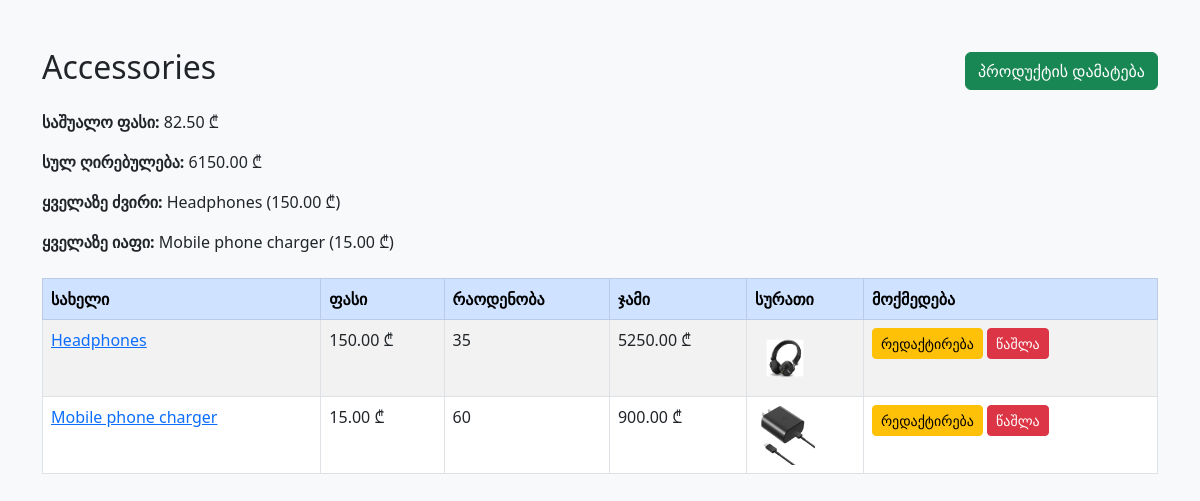
Page /shop/category/2/ on the committed database.
### shop/models.py (models this page shows, shortened)
class Category(models.Model):
    name = models.CharField(max_length=100)

class Product(models.Model):
    category = models.ForeignKey(Category, on_delete=models.CASCADE, related_name='products')
    name = models.CharField(max_length=200)
    price = models.DecimalField(max_digits=10, decimal_places=2)
    quantity = models.PositiveIntegerField()

### shop/views.py (the view)
# urls.py: path('category/<int:category_id>/', CategoryDetailView.as_view(), name='category_detail'),
class CategoryDetailView(DetailView):
    model = Category
    template_name = 'shop/category_detail.html'
    context_object_name = 'category'
    pk_url_kwarg = 'category_id'
    def get_context_data(self, **kwargs):
        context = super().get_context_data(**kwargs)
        category = self.object
        products = category.products.all().annotate(
            total_value=ExpressionWrapper(F('price') * F('quantity'), output_field=FloatField())
        )
        context['products'] = products
        context['most_expensive'] = products.order_by('-price').first()
        context['cheapest'] = products.order_by('price').first()
        context['average_price'] = products.aggregate(avg_price=Avg('price'))['avg_price'] or 0
        context['total_category_value'] = products.aggregate(
            total_value=Sum(ExpressionWrapper(F('price') * F('quantity'), output_field=FloatField()))
        )['total_value'] or 0
        return context

### shop/templates/shop/category_detail.html (shortened to what this page needs)
<!DOCTYPE html>
<html lang="ka">
<head>
    <link href="https://cdn.jsdelivr.net/npm/bootstrap@5.3.0/dist/css/bootstrap.min.css" rel="stylesheet">
</head>
<body class="bg-light">
<div class="container mt-5">
    <div class="d-flex justify-content-between align-items-center mb-3">
        <h2>{{ category.name }}</h2>
        <a href="{% url 'shop:product_add' %}" class="btn btn-success">პროდუქტის დამატება</a>
    </div>
    <div class="mb-4">
        <p><strong>საშუალო ფასი:</strong> {{ average_price|floatformat:2 }} ₾</p>
        <p><strong>სულ ღირებულება:</strong> {{ total_category_value|floatformat:2 }} ₾</p>
        <p><strong>ყველაზე ძვირი:</strong> {{ most_expensive.name }} ({{ most_expensive.price }} ₾)</p>
        <p><strong>ყველაზე იაფი:</strong> {{ cheapest.name }} ({{ cheapest.price }} ₾)</p>
    </div>
    <div class="table-responsive">
        <table class="table table-bordered table-striped">
            <thead class="table-primary">
                <tr>
                    <th>სახელი</th>
                    <th>ფასი</th>
                    <th>რაოდენობა</th>
                    <th>ჯამი</th>
                    <th>სურათი</th>
                    <th>მოქმედება</th>
                </tr>
            </thead>
            <tbody>
                {% for product in products %}
                    <tr>
                        <td><a href="{% url 'shop:product_detail' product_id=product.id %}">{{ product.name }}</a></td>
                        <td>{{ product.price }} ₾</td>
                        <td>{{ product.quantity }}</td>
                        <td>{{ product.total_value|floatformat:2 }} ₾</td>
                        <td>
                            {% if product.image %}
                                <img src="{{ product.image.url }}" width="60">
                            {% else %}
                                <span class="text-muted">არ აქვს</span>
                            {% endif %}
                        </td>
                        <td>
                            <a href="{% url 'shop:product_edit' product_id=product.id %}" class="btn btn-sm btn-warning">რედაქტირება</a>
                            <a href="{% url 'shop:product_delete' product_id=product.id %}" class="btn btn-sm btn-danger">წაშლა</a>
                        </td>
                    </tr>
                {% empty %}
                    <tr>
                        <td colspan="6" class="text-center">პროდუქტები არ მოიძებნა.</td>
                    </tr>
                {% endfor %}
            </tbody>
        </table>
    </div>
</div>
</body>
</html>

### rows in the picture
Category: name "Accessories"
Product: name "Headphones", price "150.00", quantity "35", total_value "5250.00", image (picture)
Product: name "Mobile phone charger", price "15.00", quantity "60", total_value "900.00", image (picture)

### other values in the picture
{{ average_price|floatformat:2 }} "82.50"
{{ total_category_value|floatformat:2 }} "6150.00"
